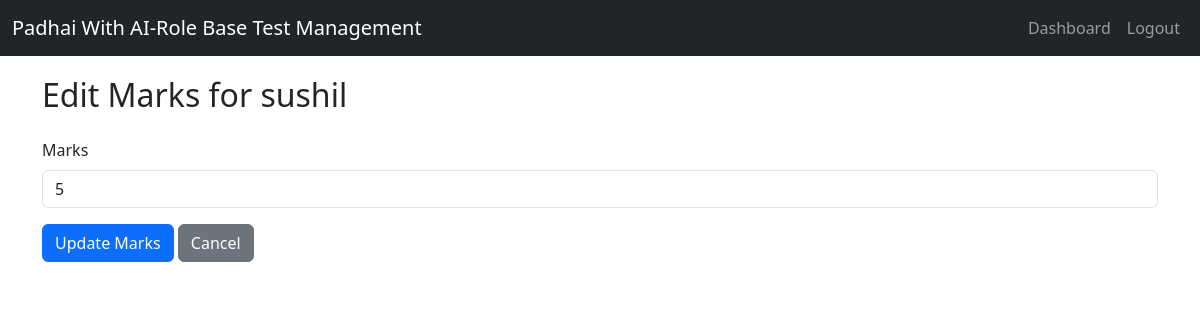
Before: /edit_student_mark/1/ (signed in) with the older database file.
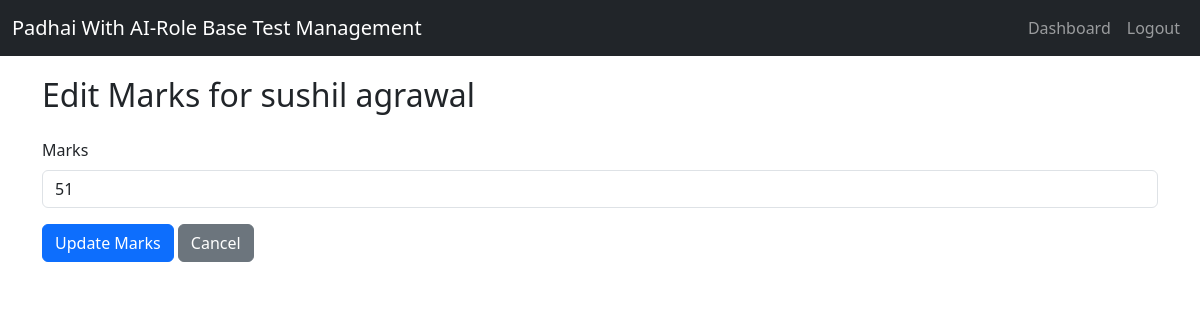
After: the same page with the newer database file.
### test_management/models.py (models this page shows, shortened)
class Marks(models.Model):
    student = models.ForeignKey(Student, on_delete=models.CASCADE)
    test = models.ForeignKey(Test, on_delete=models.CASCADE)
    marks = models.IntegerField()

class Student(models.Model):
    school = models.ForeignKey(School, on_delete=models.CASCADE)
    name = models.CharField(max_length=255)
    roll_number = models.CharField(max_length=50)

### test_management/views.py (the view)
# urls.py: path('edit_student_mark/<int:mark_id>/', views.edit_student_mark, name='edit_student_mark'),
@login_required
def edit_student_mark(request, mark_id):
    mark = get_object_or_404(Marks, id=mark_id)
    if request.method == 'POST':
        new_marks = request.POST.get('marks')
        mark.marks = new_marks
        mark.save()
        return redirect('add_marks')
    return render(request, 'edit_student_mark.html', {'mark': mark})

### test_management/templates/edit_student_mark.html (shortened to what this page needs)
{% extends 'base.html' %}
{% block content %}
<h2 class="mb-4">Edit Marks for {{ mark.student.name }}</h2>
<form method="POST">
    <div class="mb-3">
        <label for="marks" class="form-label">Marks</label>
        <input type="number" class="form-control" id="marks" name="marks" value="{{ mark.marks }}" required>
    </div>
    <button type="submit" class="btn btn-primary">Update Marks</button>
    <a href="{% url 'add_marks' %}" class="btn btn-secondary">Cancel</a>
</form>
{% endblock %}

Changed rows visible on the page:
changed Marks: student.name "sushil" → "sushil agrawal"; marks "5" → "51"
